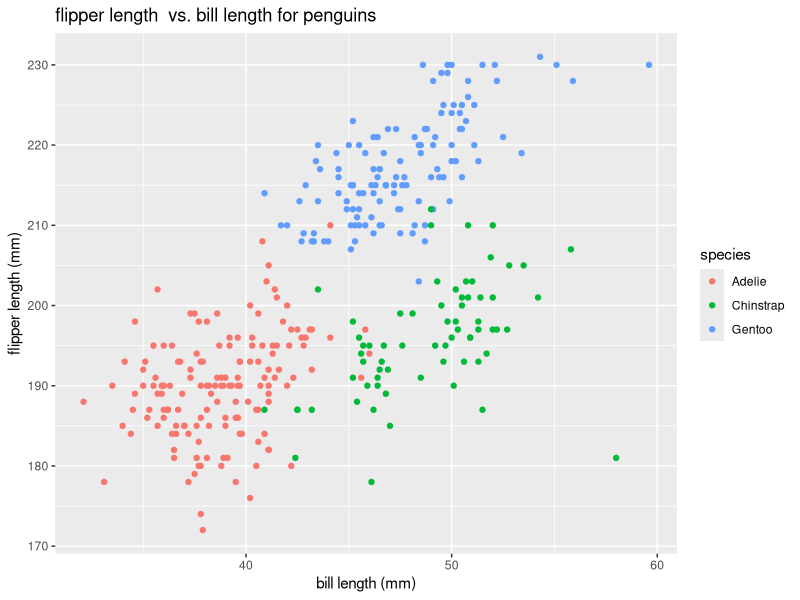
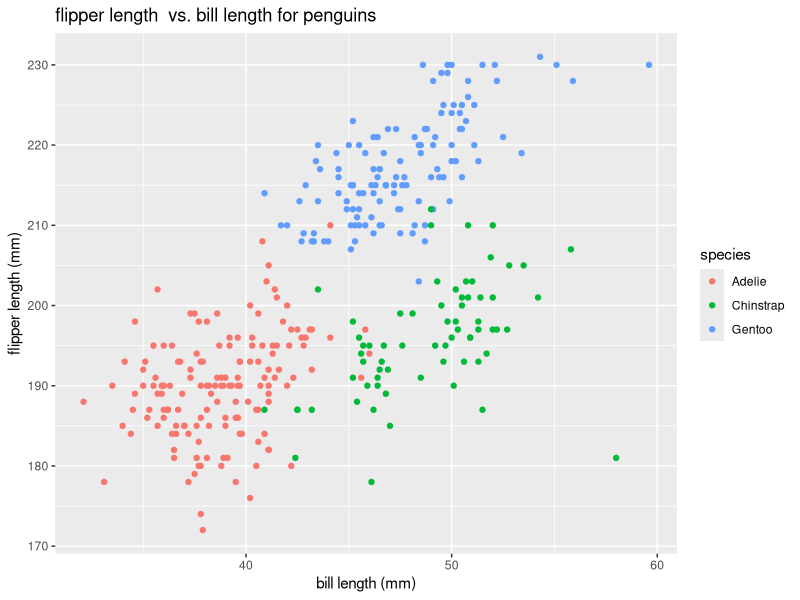

These charts were generated, in order, by the following R code:
## ---- chunk 1
library(tidyverse)
## ---- chunk 2
set.seed(123)

df = tibble(
  sample = rnorm(10),
  vec_logical = sample > 0,
  vec_char = c('A','B','C','D','E','F','G','H','I','J'), 
  vec_factor = factor(c('1','2','3','1','2','3','1','2','3','1'))
)

df
## ---- chunk 3
mean(pull(df, var = sample))
mean(pull(df, var = vec_logical))
mean(pull(df, var = vec_char))
mean(pull(df, var = vec_factor))
## ---- chunk 4
data("penguins", package = "palmerpenguins")
## ---- chunk 5
ggplot(data = penguins, aes(x = bill_length_mm, y = flipper_length_mm, color = species)) + geom_point() + 
labs(title = "flipper length  vs. bill length for penguins", x = "bill length (mm)", y = "flipper length (mm)")

ggsave('penguins scatterplot.png')
